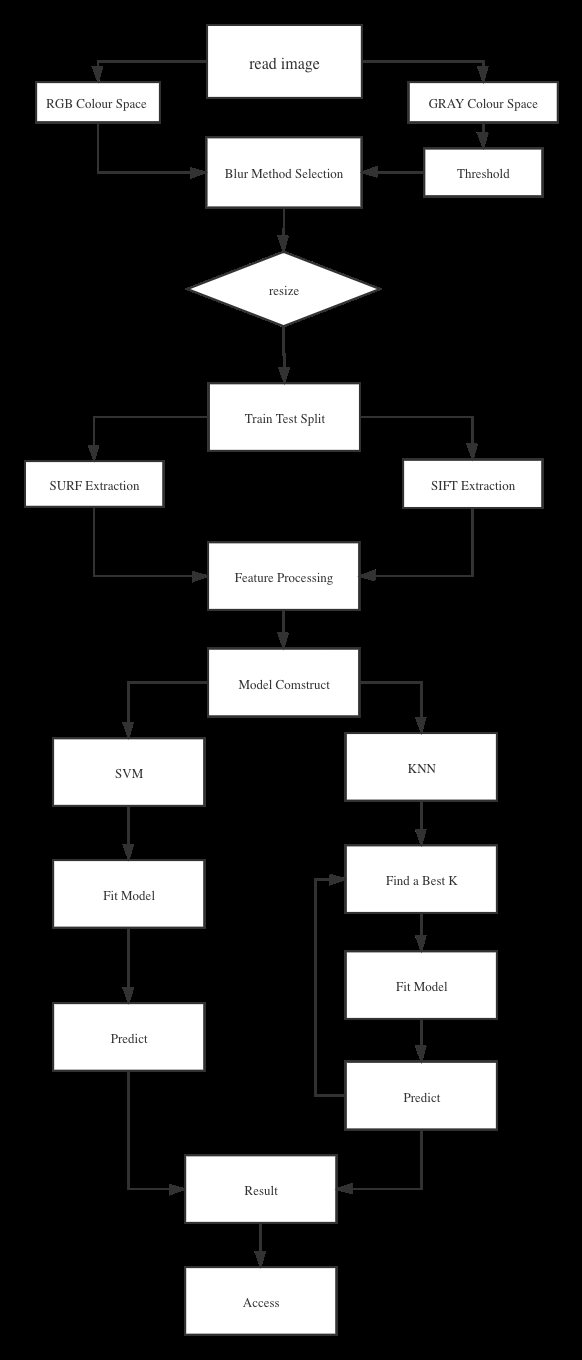
#> input picture Individual/z5243425/P1.png, 582 x 1360 px
$ python -i task2.py   (imports and definitions only)   (older library calls are emulated)
#> lines starting #> are read from the running program, lines starting #| are printed output that depends on the picture; after the words box and inside, x2 and y2 are one past the last pixel; in counts of white or black regions, pixels touching at a corner belong together
#> further down, picture is the input picture: shape (1360, 582, 3); min 0, max 255, mean 56.6
from __future__ import print_function
import os
import cv2
import numpy as np
import argparse
import random as rng
import time
import matplotlib.pyplot as plt
from scipy import ndimage as ndi
from skimage.segmentation import watershed
from skimage.feature import peak_local_max
from sklearn.cluster import MeanShift
# [1 line not run here, left out]


# [146 lines left out: functions meanBlur, medianBlur, Gaussian, show, show_with_path, opening and 5 more, not called in this run]


def watershed_and_Dilation(img):
    # img = green(cv2.imread(path))
    b, g, r = cv2.split(img)
    rgb_img = cv2.merge([r, g, b])

    gray = cv2.cvtColor(img, cv2.COLOR_BGR2GRAY)
    ret, thresh = cv2.threshold(gray, 0, 255, cv2.THRESH_BINARY_INV + cv2.THRESH_OTSU)
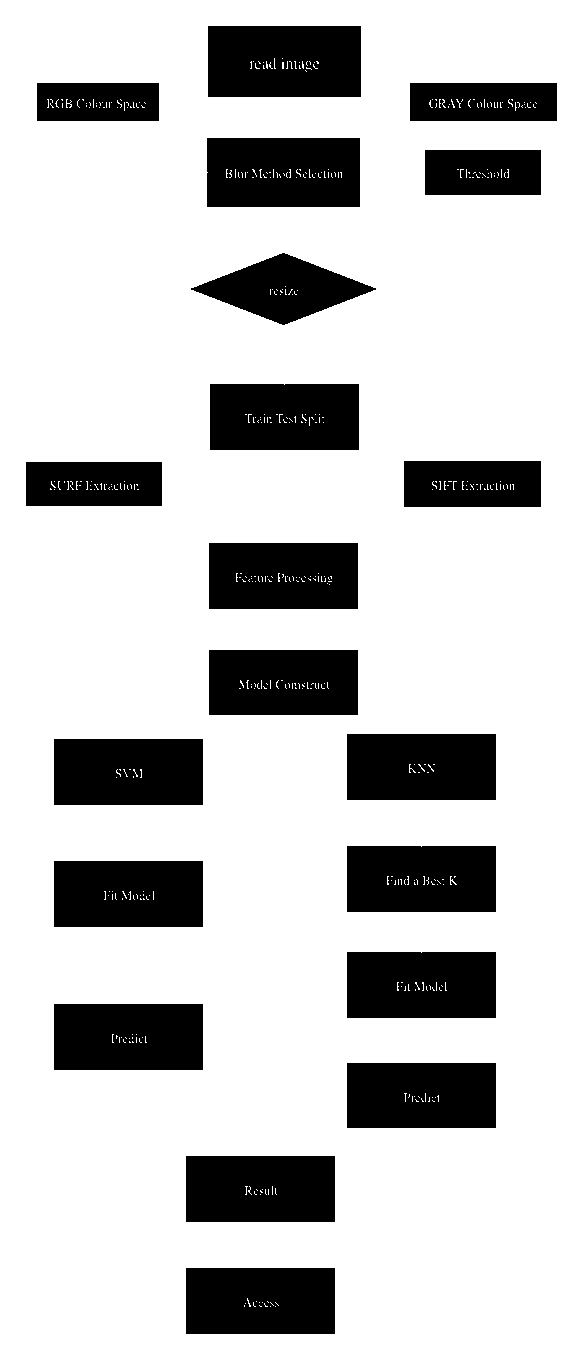
#> thresh: shape (1360, 582); 78.4% white; 20 black regions, largest, box (x1, y1, x2, y2) and area: (208, 26, 361, 97) 10703, (207, 138, 360, 207) 10344, (186, 1268, 335, 1334) 9788
#> ret = 127

    # noise removal
    kernel = np.ones((2, 2), np.uint8)
    # opening = cv2.morphologyEx(thresh,cv2.MORPH_OPEN,kernel, iterations = 2)
    closing = cv2.morphologyEx(thresh, cv2.MORPH_CLOSE, kernel, iterations=2)
#> closing: shape (1360, 582); 78.5% white; 24 black regions (4 under 20 px), largest, box (x1, y1, x2, y2) and area: (210, 28, 363, 99) 10630, (209, 140, 362, 209) 10209, (349, 736, 498, 802) 9769

    # sure background area
    sure_bg = cv2.dilate(closing, kernel, iterations=3)
#> sure_bg: shape (1360, 582); 81.2% white; 47 black regions (27 under 20 px), largest, box (x1, y1, x2, y2) and area: (213, 31, 363, 99) 9437, (59, 744, 205, 807) 8909, (191, 1273, 337, 1336) 8890

    # Finding sure foreground area
    dist_transform = cv2.distanceTransform(sure_bg, cv2.DIST_L2, 3)

    # Threshold
    ret, sure_fg = cv2.threshold(dist_transform, 0.1 * dist_transform.max(), 255, 0)
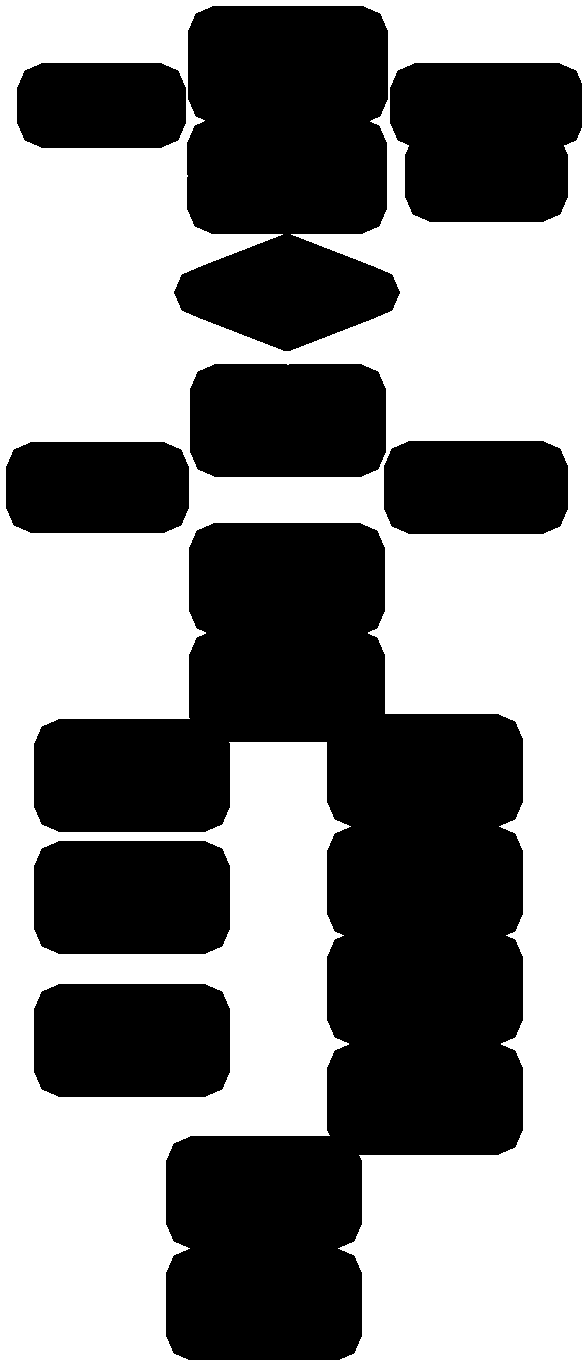
#> sure_fg: shape (1360, 582) float32; 51.3% white; 9 black regions, largest, box (x1, y1, x2, y2) and area: (34, 523, 523, 1360) 187142, (174, 6, 400, 351) 61030, (390, 63, 582, 222) 27303
#> ret = 24.39

    # Finding unknown region
    sure_fg = np.uint8(sure_fg)
    unknown = cv2.subtract(sure_bg, sure_fg)
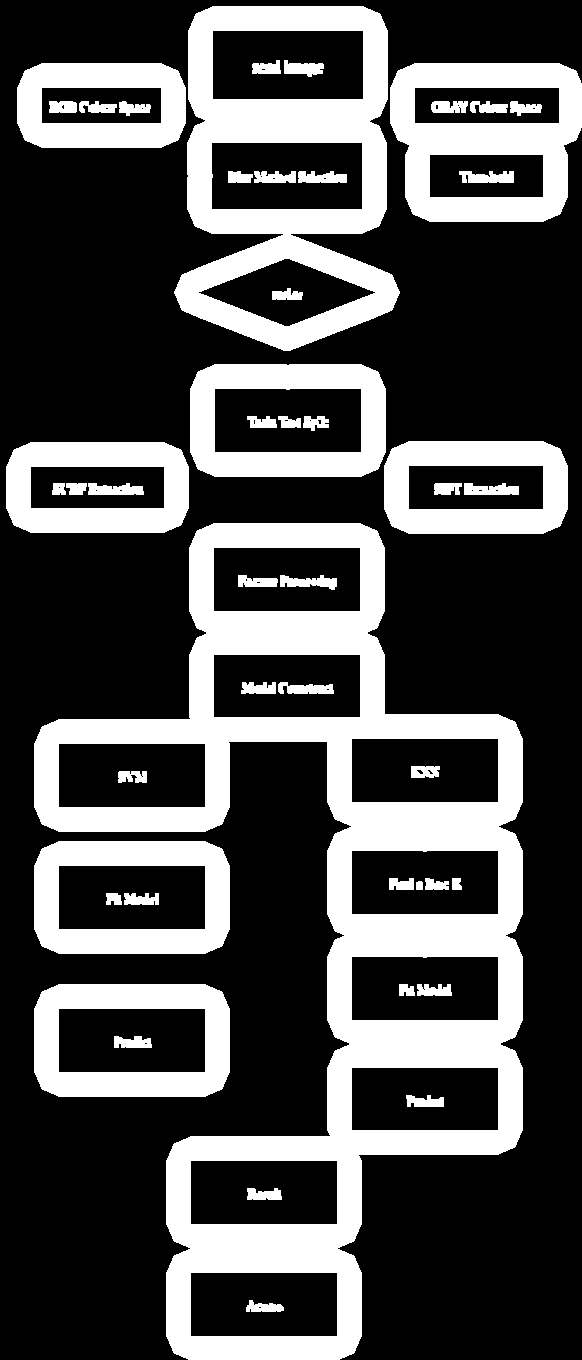
#> unknown: shape (1360, 582); 29.9% white; 48 white regions, largest, box (x1, y1, x2, y2) and area: (34, 523, 523, 1360) 104660, (174, 6, 400, 351) 34926, (390, 63, 582, 222) 17517

    # Marker labelling
    ret, markers = cv2.connectedComponents(sure_fg)
#> ret = 2

    # Add one to all labels so that sure background is not 0, but 1
    markers = markers + 1

    # Now, mark the region of unknown with zero
    markers[unknown == 0] = 255

    markers = cv2.watershed(img, markers)
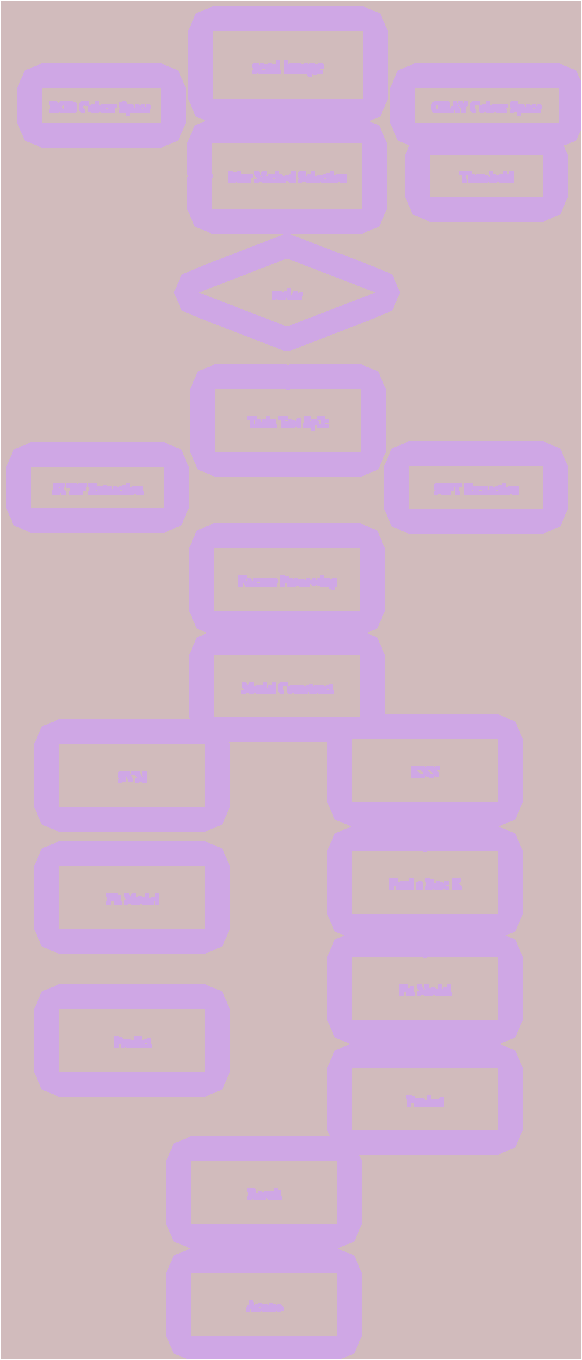
#> markers: shape (1360, 582) int32; 3 distinct labels, from -1 to 255; one colour per label, 0 black, -1 white
    img[markers == -1] = [255, 0, 0]
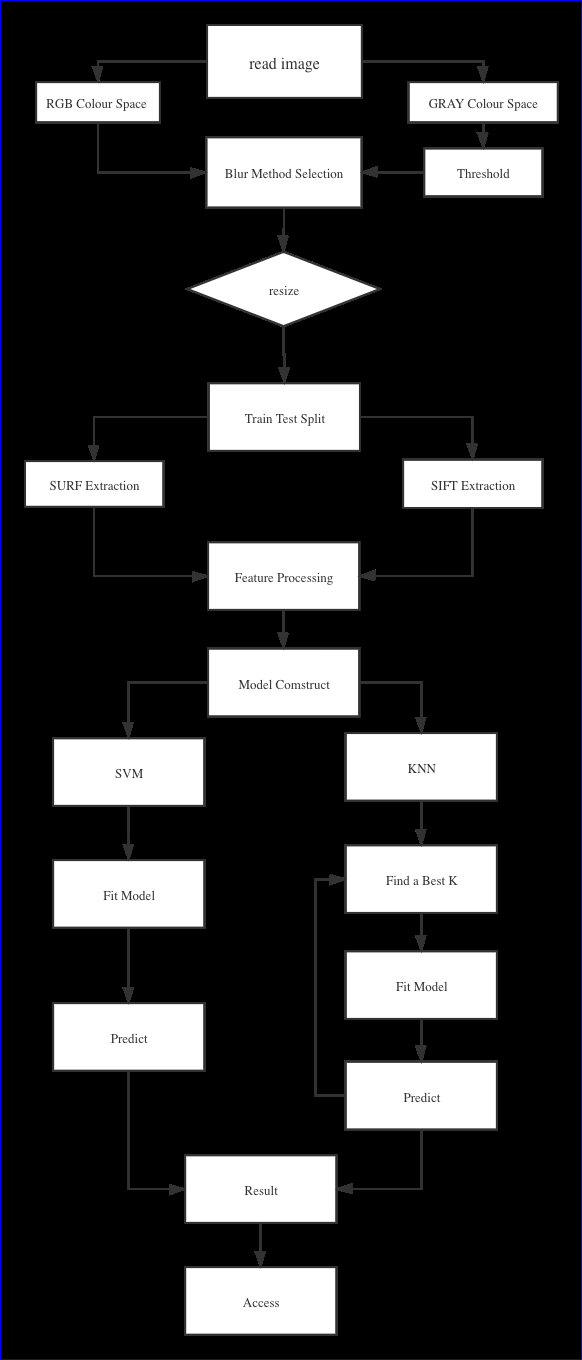
#> img: shape (1360, 582, 3); 0.49% of pixels changed, all inside (x1, y1, x2, y2) = (0, 0, 582, 1360)

    # [28 lines of commented-out code are left out]
    return img


# [144 lines not run here, left out]

>>> import cv2
>>> picture = cv2.imread('../../Individual/z5243425/P1.png')
>>> result = watershed_and_Dilation(picture)
